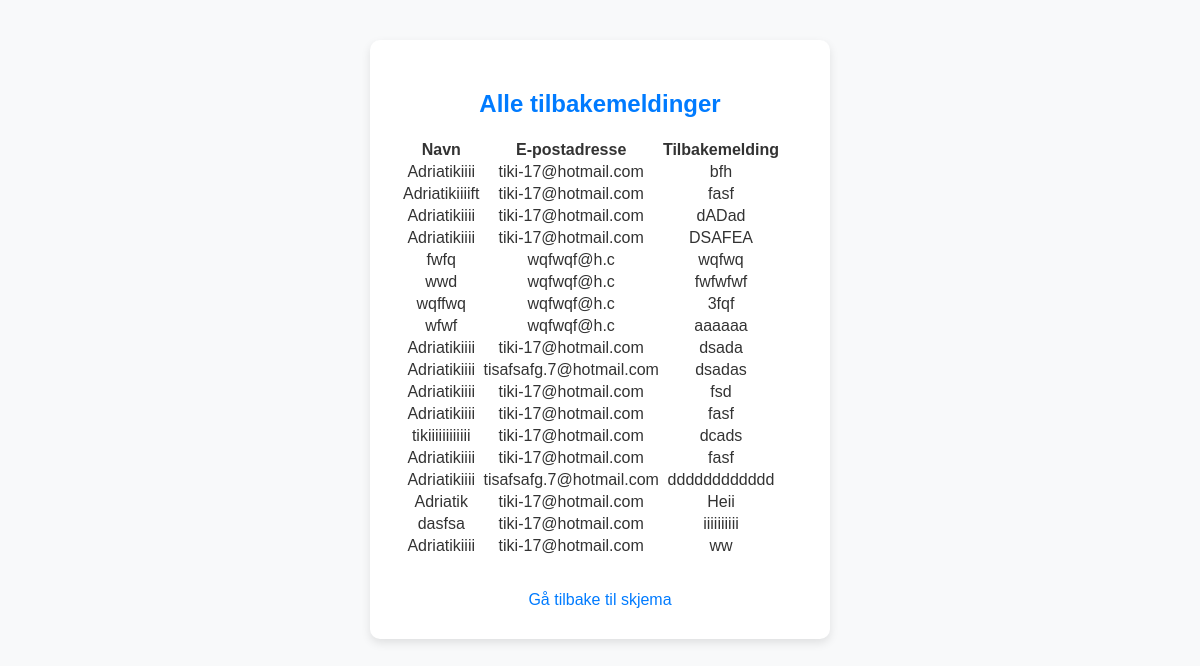
Page /feedbacks on the earlier database version.
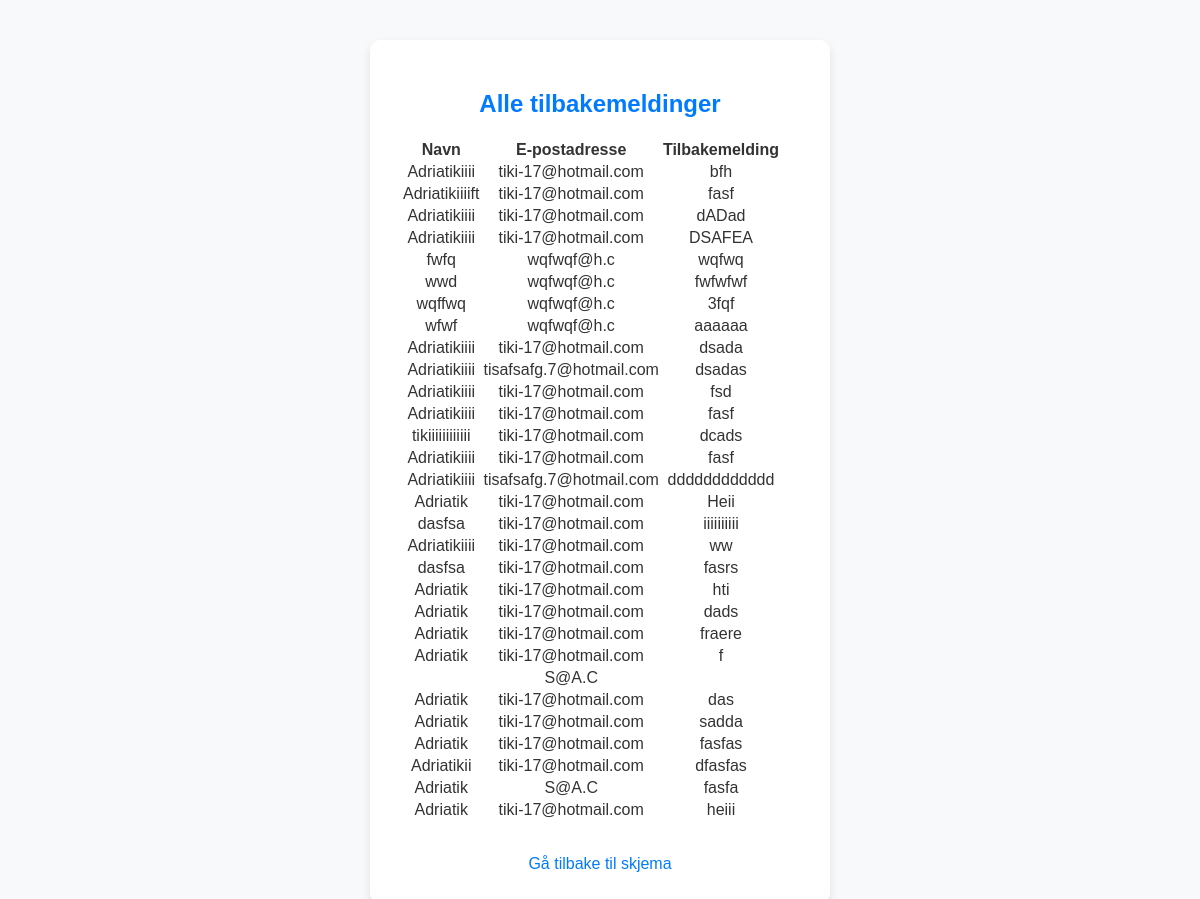
Same page on the later database version.
### tables this page shows
CREATE TABLE tilbakemeldinger (
                id INTEGER PRIMARY KEY AUTOINCREMENT,
                navn TEXT NOT NULL,
                email TEXT NOT NULL,
                message TEXT NOT NULL
            );

### app.py (the view)
@app.route('/feedbacks', methods=['GET'])
def feedbacks():
    conn = sqlite3.connect("tilbakemeldinger.db")
    cursor = conn.cursor()
    cursor.execute("SELECT navn, email, message FROM tilbakemeldinger")
    feedback_list = cursor.fetchall()
    conn.close()
    return render_template('feedbacks.html', feedbacks=feedback_list)

### templates/feedbacks.html (shortened to what this page needs)
<!DOCTYPE html>
<html lang="no">
<head>
    <link rel="stylesheet" href="{{ url_for('static', filename='style.css') }}">
</head>
<body>
    <div class="container">
        <h2>Alle tilbakemeldinger</h2>
        <table>
            <thead>
                <tr>
                    <th>Navn</th>
                    <th>E-postadresse</th>
                    <th>Tilbakemelding</th>
                </tr>
            </thead>
            <tbody>
                {% for feedback in feedbacks %}
                    <tr>
                        <td>{{ feedback[0] }}</td>
                        <td>{{ feedback[1] }}</td>
                        <td>{{ feedback[2] }}</td>
                    </tr>
                {% endfor %}
            </tbody>
        </table>
        <br>
        <a href="/">Gå tilbake til skjema</a>
    </div>
</body>
</html>

### static/style.css (style rules this page uses)
body { font-family: 'Arial', sans-serif; background-color: #f8f9fa; color: #333; text-align: center; margin: 0; padding: 20px; }
h2 { color: #007bff; }
.container { background: #fff; padding: 30px; border-radius: 10px; box-shadow: 0px 4px 10px rgba(0, 0, 0, 0.1); width: 90%; max-width: 400px; margin: 20px auto; }
a { display: inline-block; margin-top: 15px; color: #007bff; font-size: 16px; text-decoration: none; }

Differences in the rows shown:
added tilbakemeldinger: navn "dasfsa", email "tiki-17@hotmail.com", message "fasrs"
added tilbakemeldinger: navn "Adriatik", email "tiki-17@hotmail.com", message "hti"
added tilbakemeldinger: navn "Adriatik", email "tiki-17@hotmail.com", message "dads"
added tilbakemeldinger: navn "Adriatik", email "tiki-17@hotmail.com", message "fraere"
added tilbakemeldinger: navn "Adriatik", email "tiki-17@hotmail.com", message "f"
added tilbakemeldinger: email "S@A.C"
added tilbakemeldinger: navn "Adriatik", email "tiki-17@hotmail.com", message "das"
added tilbakemeldinger: navn "Adriatik", email "tiki-17@hotmail.com", message "sadda"
added tilbakemeldinger: navn "Adriatik", email "tiki-17@hotmail.com", message "fasfas"
added tilbakemeldinger: navn "Adriatikii", email "tiki-17@hotmail.com", message "dfasfas"
added tilbakemeldinger: navn "Adriatik", email "S@A.C", message "fasfa"
added tilbakemeldinger: navn "Adriatik", email "tiki-17@hotmail.com", message "heiii"
